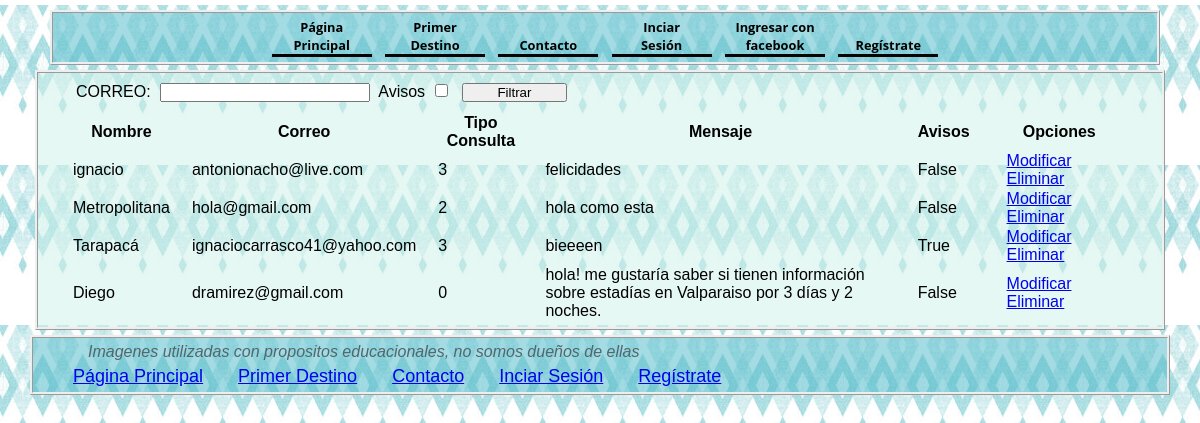
The app's page /listar-cont/ with its own data.
### turismo/models.py (models this page shows, shortened)
class Contacto(models.Model):
    nombre = models.CharField(max_length=50)
    correo = models.EmailField()
    tipo_consulta = models.IntegerField(choices=opciones_consultas)
    mensaje = models.TextField()
    avisos = models.BooleanField()

### turismo/views.py (the view)
# urls.py: path('listar-cont/', views.listar_cont, name= 'listar-cont'),
def listar_cont(request):
    contact = Contacto.objects.all()
    correo = ""
    avisos = True
    if request.POST.get('avisos'):
        correo = request.POST.get('avisos')
        contact = contact.filter(avisos=avisos)
    if request.POST.get('correo'):
        correo = request.POST.get('correo')
        contact = contact.filter(correo=correo)
    return render(request, 'turismo/contacto/listar.html',{'contact' : contact, 'correo':correo, 'avisos':avisos})

### turismo/templates/turismo/contacto/listar.html (shortened to what this page needs)
{% extends 'turismo/base.html' %}
{% load static %}
{% block contenido %}
<div>
    <form action="" method="POST">
        CORREO:
        <input type="text" name="correo"  style="width: 20%" >
        Avisos
        <input type="checkbox" name="avisos" id="avisos" >
        <input type="submit" value="Filtrar" style="width: 10%">
    </form>
</div>
    <table>
        <tr>
            <th>Nombre</th>
            <th>Correo</th>
            <th>Tipo Consulta</th>
            <th>Mensaje</th>
            <th>Avisos</th>
            <th>Opciones</th>
        </tr>
        {% for p in contact %}
        <tr>
            <td>{{p.nombre}} </td>
            <td>{{p.correo}}</td>
            <td>{{p.tipo_consulta}}</td>
            <td>{{p.mensaje}}</td>
            <td>{{p.avisos}}</td>
            <td>
                <a href="{% url 'modificar-cont' p.id %}" class="btn btn-info">Modificar</a>
                <a href="{% url 'eliminar-cont' p.id %}" class="btn btn-danger">Eliminar</a>
            </td>
        </tr>
        {% endfor %}
    </table>
{% endblock %}

### turismo/static/css/style.css (style rules this page uses)
* { margin: 5px; padding-right: 10px; padding-left: 10px; padding-top: 0px; padding-bottom: 0px; box-sizing: border-box; }
body { font-family: HindSiliguri-Regular, Arial, "sans-serif"; background-image: url("../Imagenes/Fondo2.jpg"); }

### turismo/static/css/slider.css (style rules this page uses)
* { box-sizing:border-box }

### records on screen
Contacto: nombre "ignacio", correo "antonionacho@live.com", tipo_consulta "3", mensaje "felicidades", avisos "False"
Contacto: nombre "Metropolitana", correo "hola@gmail.com", tipo_consulta "2", mensaje "hola como esta", avisos "False"
Contacto: nombre "Tarapacá", correo "ignaciocarrasco41@yahoo.com", tipo_consulta "3", mensaje "bieeeen", avisos "True"
Contacto: nombre "Diego", correo "dramirez@gmail.com", tipo_consulta "0", mensaje "hola! me gustaría saber si tienen información sobre estadías en Valparaiso por 3 días y 2 noches.", avisos "False"
